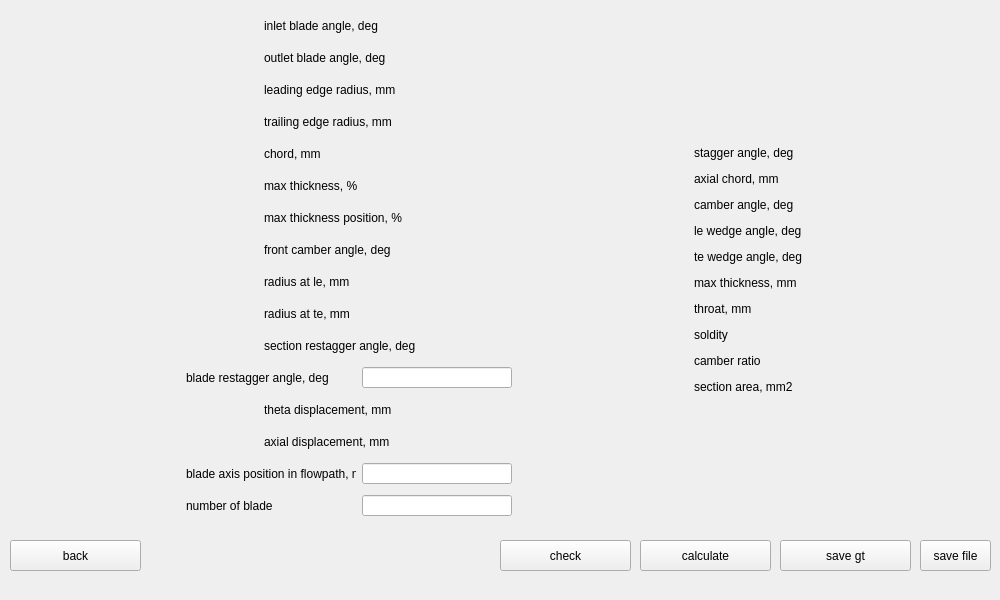
<?xml version="1.0" encoding="UTF-8"?>
<ui version="4.0">
 <class>windowParameters</class>
 <widget class="QWidget" name="windowParameters">
  <property name="geometry">
   <rect>
    <x>0</x>
    <y>0</y>
    <width>1000</width>
    <height>600</height>
   </rect>
  </property>
  <property name="minimumSize">
   <size>
    <width>1000</width>
    <height>600</height>
   </size>
  </property>
  <property name="maximumSize">
   <size>
    <width>1000</width>
    <height>600</height>
   </size>
  </property>
  <property name="windowTitle">
   <string>Form</string>
  </property>
  <widget class="QWidget" name="horizontalLayoutWidget">
   <property name="geometry">
    <rect>
     <x>10</x>
     <y>10</y>
     <width>981</width>
     <height>521</height>
    </rect>
   </property>
   <layout class="QHBoxLayout" name="horizontalLayout" stretch="1,1">
    <item>
     <layout class="QVBoxLayout" name="verticalLayout">
      <item>
       <layout class="QHBoxLayout" name="hLayout_inlet_angle">
        <item>
         <widget class="QLabel" name="label">
          <property name="minimumSize">
           <size>
            <width>170</width>
            <height>21</height>
           </size>
          </property>
          <property name="maximumSize">
           <size>
            <width>170</width>
            <height>21</height>
           </size>
          </property>
          <property name="text">
           <string>inlet blade angle, deg</string>
          </property>
         </widget>
        </item>
       </layout>
      </item>
      <item>
       <layout class="QHBoxLayout" name="hLayout_outlet_angle">
        <item>
         <widget class="QLabel" name="label_2">
          <property name="minimumSize">
           <size>
            <width>170</width>
            <height>21</height>
           </size>
          </property>
          <property name="maximumSize">
           <size>
            <width>170</width>
            <height>21</height>
           </size>
          </property>
          <property name="text">
           <string>outlet blade angle, deg</string>
          </property>
         </widget>
        </item>
       </layout>
      </item>
      <item>
       <layout class="QHBoxLayout" name="hLayout_le_rad">
        <item>
         <widget class="QLabel" name="label_3">
          <property name="minimumSize">
           <size>
            <width>170</width>
            <height>21</height>
           </size>
          </property>
          <property name="maximumSize">
           <size>
            <width>170</width>
            <height>21</height>
           </size>
          </property>
          <property name="text">
           <string>leading edge radius, mm</string>
          </property>
         </widget>
        </item>
       </layout>
      </item>
      <item>
       <layout class="QHBoxLayout" name="hLayout_te_rad">
        <item>
         <widget class="QLabel" name="label_4">
          <property name="minimumSize">
           <size>
            <width>170</width>
            <height>21</height>
           </size>
          </property>
          <property name="maximumSize">
           <size>
            <width>170</width>
            <height>21</height>
           </size>
          </property>
          <property name="text">
           <string>trailing edge radius, mm</string>
          </property>
         </widget>
        </item>
       </layout>
      </item>
      <item>
       <layout class="QHBoxLayout" name="hLayout_chord">
        <item>
         <widget class="QLabel" name="label_5">
          <property name="minimumSize">
           <size>
            <width>170</width>
            <height>21</height>
           </size>
          </property>
          <property name="maximumSize">
           <size>
            <width>170</width>
            <height>21</height>
           </size>
          </property>
          <property name="text">
           <string>chord, mm</string>
          </property>
         </widget>
        </item>
       </layout>
      </item>
      <item>
       <layout class="QHBoxLayout" name="hLayout_cmax">
        <item>
         <widget class="QLabel" name="label_6">
          <property name="minimumSize">
           <size>
            <width>170</width>
            <height>21</height>
           </size>
          </property>
          <property name="maximumSize">
           <size>
            <width>170</width>
            <height>21</height>
           </size>
          </property>
          <property name="text">
           <string>max thickness, %</string>
          </property>
         </widget>
        </item>
       </layout>
      </item>
      <item>
       <layout class="QHBoxLayout" name="hLayout_cmax_pos">
        <item>
         <widget class="QLabel" name="label_7">
          <property name="minimumSize">
           <size>
            <width>170</width>
            <height>21</height>
           </size>
          </property>
          <property name="maximumSize">
           <size>
            <width>170</width>
            <height>21</height>
           </size>
          </property>
          <property name="text">
           <string>max thickness position, %</string>
          </property>
         </widget>
        </item>
       </layout>
      </item>
      <item>
       <layout class="QHBoxLayout" name="hLayout_front_camber_angle">
        <item>
         <widget class="QLabel" name="label_8">
          <property name="minimumSize">
           <size>
            <width>170</width>
            <height>21</height>
           </size>
          </property>
          <property name="maximumSize">
           <size>
            <width>170</width>
            <height>21</height>
           </size>
          </property>
          <property name="text">
           <string>front camber angle, deg</string>
          </property>
         </widget>
        </item>
       </layout>
      </item>
      <item>
       <layout class="QHBoxLayout" name="hLayout_rad_at_le">
        <item>
         <widget class="QLabel" name="label_9">
          <property name="minimumSize">
           <size>
            <width>170</width>
            <height>21</height>
           </size>
          </property>
          <property name="maximumSize">
           <size>
            <width>170</width>
            <height>21</height>
           </size>
          </property>
          <property name="text">
           <string>radius at le, mm</string>
          </property>
         </widget>
        </item>
       </layout>
      </item>
      <item>
       <layout class="QHBoxLayout" name="hLayout_rad_at_te">
        <item>
         <widget class="QLabel" name="label_10">
          <property name="minimumSize">
           <size>
            <width>170</width>
            <height>21</height>
           </size>
          </property>
          <property name="maximumSize">
           <size>
            <width>170</width>
            <height>21</height>
           </size>
          </property>
          <property name="text">
           <string>radius at te, mm</string>
          </property>
         </widget>
        </item>
       </layout>
      </item>
      <item>
       <layout class="QHBoxLayout" name="hLayout_restagger_sect">
        <item>
         <widget class="QLabel" name="label_11">
          <property name="minimumSize">
           <size>
            <width>170</width>
            <height>21</height>
           </size>
          </property>
          <property name="maximumSize">
           <size>
            <width>170</width>
            <height>21</height>
           </size>
          </property>
          <property name="text">
           <string>section restagger angle, deg</string>
          </property>
         </widget>
        </item>
       </layout>
      </item>
      <item>
       <layout class="QHBoxLayout" name="hLayout_restagger_blade" stretch="1,1">
        <item>
         <widget class="QLabel" name="label_12">
          <property name="minimumSize">
           <size>
            <width>170</width>
            <height>21</height>
           </size>
          </property>
          <property name="maximumSize">
           <size>
            <width>170</width>
            <height>21</height>
           </size>
          </property>
          <property name="text">
           <string>blade restagger angle, deg</string>
          </property>
         </widget>
        </item>
        <item>
         <widget class="QLineEdit" name="lineEdit_blade_restagger_angle">
          <property name="maximumSize">
           <size>
            <width>150</width>
            <height>21</height>
           </size>
          </property>
         </widget>
        </item>
       </layout>
      </item>
      <item>
       <layout class="QHBoxLayout" name="hLayout_theta_displ">
        <item>
         <widget class="QLabel" name="label_13">
          <property name="minimumSize">
           <size>
            <width>170</width>
            <height>21</height>
           </size>
          </property>
          <property name="maximumSize">
           <size>
            <width>170</width>
            <height>21</height>
           </size>
          </property>
          <property name="text">
           <string>theta displacement, mm</string>
          </property>
         </widget>
        </item>
       </layout>
      </item>
      <item>
       <layout class="QHBoxLayout" name="hLayout_axial_displ">
        <item>
         <widget class="QLabel" name="label_14">
          <property name="minimumSize">
           <size>
            <width>170</width>
            <height>21</height>
           </size>
          </property>
          <property name="maximumSize">
           <size>
            <width>170</width>
            <height>21</height>
           </size>
          </property>
          <property name="text">
           <string>axial displacement, mm</string>
          </property>
         </widget>
        </item>
       </layout>
      </item>
      <item>
       <layout class="QHBoxLayout" name="hLayout_axial_pos" stretch="1,1">
        <item>
         <widget class="QLabel" name="label_15">
          <property name="minimumSize">
           <size>
            <width>170</width>
            <height>21</height>
           </size>
          </property>
          <property name="maximumSize">
           <size>
            <width>170</width>
            <height>21</height>
           </size>
          </property>
          <property name="text">
           <string>blade axis position in flowpath, mm</string>
          </property>
         </widget>
        </item>
        <item>
         <widget class="QLineEdit" name="lineEdit_blade_axial_pos">
          <property name="maximumSize">
           <size>
            <width>150</width>
            <height>21</height>
           </size>
          </property>
         </widget>
        </item>
       </layout>
      </item>
      <item>
       <layout class="QHBoxLayout" name="hLayout_blade_num" stretch="1,1">
        <item>
         <widget class="QLabel" name="label_26">
          <property name="minimumSize">
           <size>
            <width>170</width>
            <height>21</height>
           </size>
          </property>
          <property name="maximumSize">
           <size>
            <width>170</width>
            <height>21</height>
           </size>
          </property>
          <property name="text">
           <string>number of blade</string>
          </property>
         </widget>
        </item>
        <item>
         <widget class="QLineEdit" name="lineEdit_blade_num">
          <property name="minimumSize">
           <size>
            <width>150</width>
            <height>21</height>
           </size>
          </property>
          <property name="maximumSize">
           <size>
            <width>150</width>
            <height>21</height>
           </size>
          </property>
         </widget>
        </item>
       </layout>
      </item>
     </layout>
    </item>
    <item>
     <layout class="QVBoxLayout" name="verticalLayout_2">
      <item>
       <layout class="QHBoxLayout" name="hLayout_plot_out"/>
      </item>
      <item>
       <layout class="QVBoxLayout" name="verticalLayout_3">
        <item>
         <layout class="QHBoxLayout" name="hLayout_stagger_angle">
          <item>
           <widget class="QLabel" name="label_16">
            <property name="minimumSize">
             <size>
              <width>120</width>
              <height>20</height>
             </size>
            </property>
            <property name="maximumSize">
             <size>
              <width>120</width>
              <height>20</height>
             </size>
            </property>
            <property name="text">
             <string>stagger angle, deg</string>
            </property>
           </widget>
          </item>
         </layout>
        </item>
        <item>
         <layout class="QHBoxLayout" name="hLayout_axial_chord">
          <item>
           <widget class="QLabel" name="label_17">
            <property name="minimumSize">
             <size>
              <width>120</width>
              <height>20</height>
             </size>
            </property>
            <property name="maximumSize">
             <size>
              <width>120</width>
              <height>20</height>
             </size>
            </property>
            <property name="text">
             <string>axial chord, mm</string>
            </property>
           </widget>
          </item>
         </layout>
        </item>
        <item>
         <layout class="QHBoxLayout" name="hLayout_camber_angle">
          <item>
           <widget class="QLabel" name="label_18">
            <property name="minimumSize">
             <size>
              <width>120</width>
              <height>20</height>
             </size>
            </property>
            <property name="maximumSize">
             <size>
              <width>120</width>
              <height>20</height>
             </size>
            </property>
            <property name="text">
             <string>camber angle, deg</string>
            </property>
           </widget>
          </item>
         </layout>
        </item>
        <item>
         <layout class="QHBoxLayout" name="hLayout_le_we_ang">
          <item>
           <widget class="QLabel" name="label_19">
            <property name="minimumSize">
             <size>
              <width>120</width>
              <height>20</height>
             </size>
            </property>
            <property name="maximumSize">
             <size>
              <width>120</width>
              <height>20</height>
             </size>
            </property>
            <property name="text">
             <string>le wedge angle, deg</string>
            </property>
           </widget>
          </item>
         </layout>
        </item>
        <item>
         <layout class="QHBoxLayout" name="hLayout_te_we_ang">
          <item>
           <widget class="QLabel" name="label_20">
            <property name="minimumSize">
             <size>
              <width>120</width>
              <height>20</height>
             </size>
            </property>
            <property name="maximumSize">
             <size>
              <width>120</width>
              <height>20</height>
             </size>
            </property>
            <property name="text">
             <string>te wedge angle, deg</string>
            </property>
           </widget>
          </item>
         </layout>
        </item>
        <item>
         <layout class="QHBoxLayout" name="hLayout_value_cmax">
          <item>
           <widget class="QLabel" name="label_21">
            <property name="minimumSize">
             <size>
              <width>120</width>
              <height>20</height>
             </size>
            </property>
            <property name="maximumSize">
             <size>
              <width>120</width>
              <height>20</height>
             </size>
            </property>
            <property name="text">
             <string>max thickness, mm</string>
            </property>
           </widget>
          </item>
         </layout>
        </item>
        <item>
         <layout class="QHBoxLayout" name="hLayout_throat">
          <item>
           <widget class="QLabel" name="label_22">
            <property name="minimumSize">
             <size>
              <width>120</width>
              <height>20</height>
             </size>
            </property>
            <property name="maximumSize">
             <size>
              <width>120</width>
              <height>20</height>
             </size>
            </property>
            <property name="text">
             <string>throat, mm</string>
            </property>
           </widget>
          </item>
         </layout>
        </item>
        <item>
         <layout class="QHBoxLayout" name="hLayout_solidity">
          <item>
           <widget class="QLabel" name="label_23">
            <property name="minimumSize">
             <size>
              <width>120</width>
              <height>20</height>
             </size>
            </property>
            <property name="maximumSize">
             <size>
              <width>120</width>
              <height>20</height>
             </size>
            </property>
            <property name="text">
             <string>soldity</string>
            </property>
           </widget>
          </item>
         </layout>
        </item>
        <item>
         <layout class="QHBoxLayout" name="hLayout_camber_ratio">
          <item>
           <widget class="QLabel" name="label_24">
            <property name="minimumSize">
             <size>
              <width>120</width>
              <height>20</height>
             </size>
            </property>
            <property name="maximumSize">
             <size>
              <width>120</width>
              <height>20</height>
             </size>
            </property>
            <property name="text">
             <string>camber ratio</string>
            </property>
           </widget>
          </item>
         </layout>
        </item>
        <item>
         <layout class="QHBoxLayout" name="hLayout_section_area">
          <item>
           <widget class="QLabel" name="label_25">
            <property name="minimumSize">
             <size>
              <width>120</width>
              <height>20</height>
             </size>
            </property>
            <property name="maximumSize">
             <size>
              <width>120</width>
              <height>20</height>
             </size>
            </property>
            <property name="text">
             <string>section area, mm2</string>
            </property>
           </widget>
          </item>
         </layout>
        </item>
       </layout>
      </item>
     </layout>
    </item>
   </layout>
  </widget>
  <widget class="QPushButton" name="btnCheck">
   <property name="geometry">
    <rect>
     <x>500</x>
     <y>540</y>
     <width>131</width>
     <height>31</height>
    </rect>
   </property>
   <property name="minimumSize">
    <size>
     <width>71</width>
     <height>31</height>
    </size>
   </property>
   <property name="maximumSize">
    <size>
     <width>131</width>
     <height>31</height>
    </size>
   </property>
   <property name="text">
    <string>check</string>
   </property>
  </widget>
  <widget class="QPushButton" name="btnCalculate">
   <property name="geometry">
    <rect>
     <x>640</x>
     <y>540</y>
     <width>131</width>
     <height>31</height>
    </rect>
   </property>
   <property name="minimumSize">
    <size>
     <width>71</width>
     <height>31</height>
    </size>
   </property>
   <property name="maximumSize">
    <size>
     <width>131</width>
     <height>31</height>
    </size>
   </property>
   <property name="text">
    <string>calculate</string>
   </property>
  </widget>
  <widget class="QPushButton" name="btnSaveGT">
   <property name="geometry">
    <rect>
     <x>780</x>
     <y>540</y>
     <width>131</width>
     <height>31</height>
    </rect>
   </property>
   <property name="minimumSize">
    <size>
     <width>71</width>
     <height>31</height>
    </size>
   </property>
   <property name="maximumSize">
    <size>
     <width>131</width>
     <height>31</height>
    </size>
   </property>
   <property name="text">
    <string>save gt</string>
   </property>
  </widget>
  <widget class="QPushButton" name="btnSaveFile">
   <property name="geometry">
    <rect>
     <x>920</x>
     <y>540</y>
     <width>71</width>
     <height>31</height>
    </rect>
   </property>
   <property name="minimumSize">
    <size>
     <width>71</width>
     <height>31</height>
    </size>
   </property>
   <property name="maximumSize">
    <size>
     <width>71</width>
     <height>31</height>
    </size>
   </property>
   <property name="text">
    <string>save file</string>
   </property>
  </widget>
  <widget class="QPushButton" name="btnBack">
   <property name="geometry">
    <rect>
     <x>10</x>
     <y>540</y>
     <width>131</width>
     <height>31</height>
    </rect>
   </property>
   <property name="minimumSize">
    <size>
     <width>71</width>
     <height>31</height>
    </size>
   </property>
   <property name="maximumSize">
    <size>
     <width>131</width>
     <height>31</height>
    </size>
   </property>
   <property name="text">
    <string>back</string>
   </property>
  </widget>
 </widget>
 <resources/>
 <connections/>
</ui>
